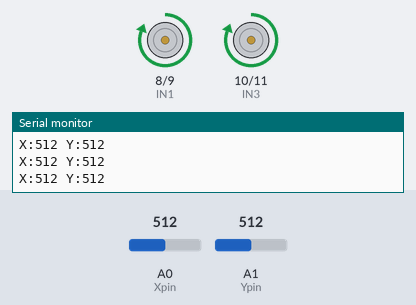
Recording of a sketch running on a simulated Arduino Uno, built with avr-gcc and run on an emulated ATmega328P. Shown: motor-driver pin pairs drawn as motors (green arrow = first pin HIGH = forward, orange = second pin HIGH = backward, longer = more drive), the last lines printed to the serial monitor. Inputs (shaded band) come from the test bench; at power-on: A1 (Ypin) = 512, A0 (Xpin) = 512.

Above: at 1.2 s.
1.3 s: A1 (Ypin) set to 379
2.8 s: A1 (Ypin) set to 350
At 4.0 s:
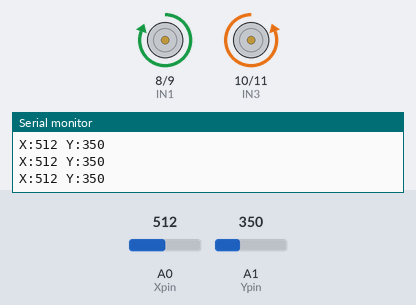
4.3 s: A0 (Xpin) set to 368
5.8 s: A0 (Xpin) set to 348
At 7.0 s:
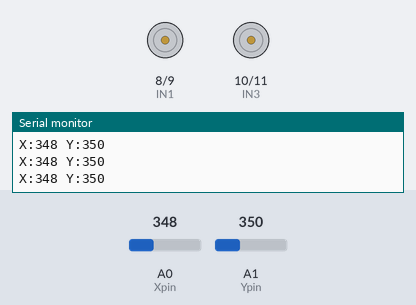
7.3 s: A0 (Xpin) set to 298
At 8.5 s:
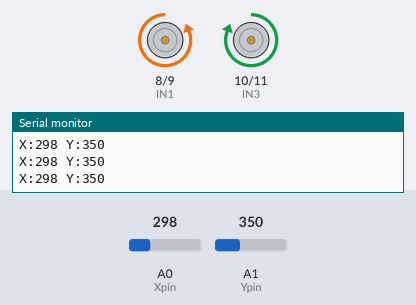
8.8 s: A1 (Ypin) set to 306
At 10.0 s:
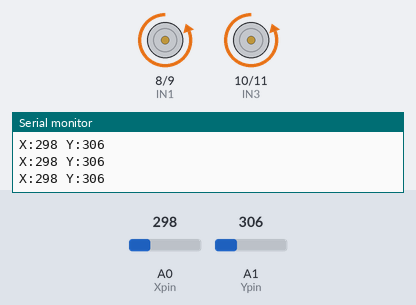
Timing chart, 0 to 11.3 s (numbered marks = the images above; inputs shaded):
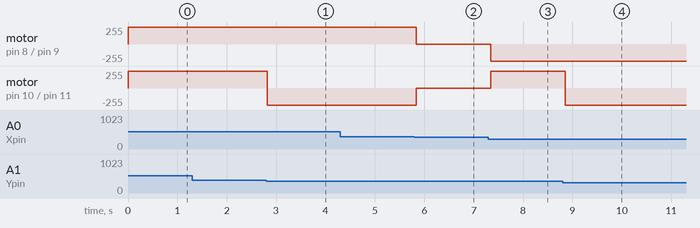

The sketch:

SMART_DUSTBIN_ADXL335.ino
```cpp
// // -------- ADXL335 Pins --------
// #define X_PIN A0
// #define Y_PIN A1

// // -------- L298 Motor Pins --------
// #define IN1 8
// #define IN2 9
// #define IN3 10
// #define IN4 11
// #define ENA 5
// #define ENB 6

// // Threshold values (adjust if needed)
// int center = 512;
// int range  = 100;

// void setup() {
//   pinMode(IN1, OUTPUT);
//   pinMode(IN2, OUTPUT);
//   pinMode(IN3, OUTPUT);
//   pinMode(IN4, OUTPUT);
//   pinMode(ENA, OUTPUT);
//   pinMode(ENB, OUTPUT);

//   Serial.begin(9600);

//   analogWrite(ENA, 180); // speed
//   analogWrite(ENB, 180);
// }

// void loop() {

//   int xVal = analogRead(X_PIN);
//   int yVal = analogRead(Y_PIN);

//   Serial.print("X: ");
//   Serial.print(xVal);
//   Serial.print("  Y: ");
//   Serial.println(yVal);

//   // -------- Forward --------
//   if (yVal > center + range) {
//     forward();
//   }
//   // -------- Backward --------
//   else if (yVal < center - range) {
//     backward();
//   }
//   // -------- Right --------
//   else if (xVal > center + range) {
//     rightTurn();
//   }
//   // -------- Left --------
//   else if (xVal < center - range) {
//     leftTurn();
//   }
//   // -------- Stop --------
//   else {
//     stopMotors();
//   }

//   delay(100);
// }

// // -------- Motor Functions --------

// void forward() {
//   digitalWrite(IN1, HIGH);
//   digitalWrite(IN2, LOW);
//   digitalWrite(IN3, HIGH);
//   digitalWrite(IN4, LOW);
// }

// void backward() {
//   digitalWrite(IN1, LOW);
//   digitalWrite(IN2, HIGH);
//   digitalWrite(IN3, LOW);7890-`1

//   digitalWrite(IN4, HIGH);
// }

// void leftTurn() {
//   digitalWrite(IN1, LOW);
//   digitalWrite(IN2, LOW);
//   digitalWrite(IN3, HIGH);
//   digitalWrite(IN4, LOW);
// }

// void rightTurn() {
//   digitalWrite(IN1, HIGH);
//   digitalWrite(IN2, LOW);
//   digitalWrite(IN3, LOW);
//   digitalWrite(IN4, LOW);
// }

// void stopMotors() {
//   digitalWrite(IN1, LOW);
//   digitalWrite(IN2, LOW);
//   digitalWrite(IN3, LOW);
//   digitalWrite(IN4, LOW);
// }


// -------- ADXL335 --------
#define Xpin A0
#define Ypin A1

// -------- L298N --------
#define IN1 8
#define IN2 9
#define IN3 10
#define IN4 11

// ---- CALIBRATION VALUES (CHANGE IF NEEDED) ----
int Xcenter = 335;
int Ycenter = 340;
int deadZone = 20;

void setup() {
  pinMode(IN1, OUTPUT);
  pinMode(IN2, OUTPUT);
  pinMode(IN3, OUTPUT);
  pinMode(IN4, OUTPUT);

  Serial.begin(9600);
}

void loop() {
  int x = analogRead(Xpin);
  int y = analogRead(Ypin);

  Serial.print("X:");
  Serial.print(x);
  Serial.print(" Y:");
  Serial.println(y);

  // -------- FORWARD --------
  if (y > Ycenter + deadZone) {
    forward();
  }
  // -------- BACKWARD --------
  else if (y < Ycenter - deadZone) {
    backward();
  }
  // -------- RIGHT --------
  else if (x > Xcenter + deadZone) {
    right();
  }
  // -------- LEFT --------
  else if (x < Xcenter - deadZone) {
    left();
  }
  // -------- STOP --------
  else {
    stopCar();
  }

  delay(100);
}

// -------- MOTOR FUNCTIONS --------
void forward() {
  digitalWrite(IN1, HIGH);
  digitalWrite(IN2, LOW);
  digitalWrite(IN3, HIGH);
  digitalWrite(IN4, LOW);
}

void backward() {
  digitalWrite(IN1, LOW);
  digitalWrite(IN2, HIGH);
  digitalWrite(IN3, LOW);
  digitalWrite(IN4, HIGH);
}

void left() {
  digitalWrite(IN1, LOW);
  digitalWrite(IN2, HIGH);
  digitalWrite(IN3, HIGH);
  digitalWrite(IN4, LOW);
}

void right() {
  digitalWrite(IN1, HIGH);
  digitalWrite(IN2, LOW);
  digitalWrite(IN3, LOW);
  digitalWrite(IN4, HIGH);
}

void stopCar() {
  digitalWrite(IN1, LOW);
  digitalWrite(IN2, LOW);
  digitalWrite(IN3, LOW);
  digitalWrite(IN4, LOW);
}
```

Measured:
- the behaviour switches between 361 and 360 on A1 (Ypin) (found by bisection; images 0 and 1)
- the behaviour switches between 356 and 355 on A0 (Xpin) (found by bisection; images 1 and 2)
- the behaviour switches between 315 and 314 on A0 (Xpin) (found by bisection; images 2 and 3)
- after the input at 2.8 s, motor on pin 10 (IN3) / pin 11 (IN4): forward 255/255 → backward 255/255 at once
- after the input at 5.8 s, motor on pin 8 (IN1) / pin 9 (IN2): forward 255/255 → stopped at once; motor on pin 10 (IN3) / pin 11 (IN4): backward 255/255 → stopped at once
- after the input at 7.3 s, motor on pin 8 (IN1) / pin 9 (IN2): stopped → backward 255/255 after 0.05 s; motor on pin 10 (IN3) / pin 11 (IN4): stopped → forward 255/255 after 0.05 s
- after the input at 8.8 s, motor on pin 10 (IN3) / pin 11 (IN4): forward 255/255 → backward 255/255 after 0.05 s
